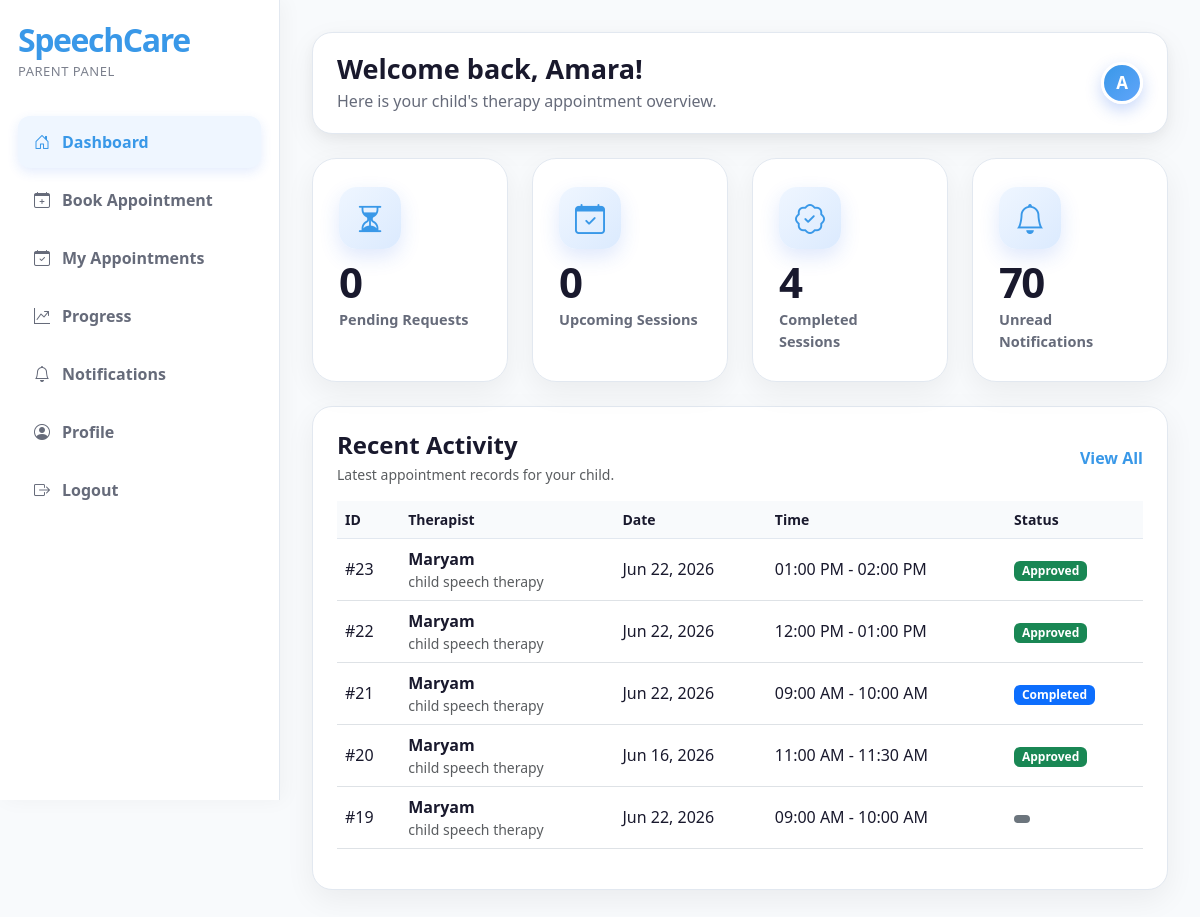
The page /parent/dashboard.php (signed in) on the database its author committed.
### tables this page shows
CREATE TABLE `appointments` (
  `appointment_id` int(11) NOT NULL,
  `parent_id` int(11) NOT NULL,
  `child_id` int(11) NOT NULL,
  `therapist_id` int(11) NOT NULL,
  `slot_id` int(11) NOT NULL,
  `appointment_date` date NOT NULL,
  `start_time` time NOT NULL,
  `end_time` time NOT NULL,
  `status` enum('pending','approved','rejected','completed','needs_rescheduling') DEFAULT 'pending',
  `parent_message` text DEFAULT NULL,
  `admin_note` text DEFAULT NULL,
  `rejection_reason` text DEFAULT NULL,
  `reschedule_reason` text DEFAULT NULL,
  `created_at` timestamp NOT NULL DEFAULT current_timestamp(),
  `updated_at` timestamp NOT NULL DEFAULT current_timestamp() ON UPDATE current_timestamp(),
  `parent_24hr_reminder_sent` tinyint(1) DEFAULT 0,
  `therapist_24hr_reminder_sent` tinyint(1) DEFAULT 0
);

CREATE TABLE `therapists` (
  `therapist_id` int(11) NOT NULL,
  `full_name` varchar(150) NOT NULL,
  `email` varchar(150) NOT NULL,
  `phone` varchar(30) NOT NULL,
  `qualification` varchar(150) NOT NULL,
  `specialization` varchar(150) NOT NULL,
  `experience` varchar(100) DEFAULT NULL,
  `password` varchar(255) DEFAULT NULL,
  `status` enum('active','inactive') DEFAULT 'active',
  `created_at` timestamp NOT NULL DEFAULT current_timestamp(),
  `updated_at` timestamp NOT NULL DEFAULT current_timestamp() ON UPDATE current_timestamp(),
  `reset_token` varchar(255) DEFAULT NULL,
  `token_expiry` datetime DEFAULT NULL
);

### includes/functions.php (called while the page is built, shortened)
<?php
function escapeOutput($data) {
    return htmlspecialchars($data ?? "", ENT_QUOTES, "UTF-8");
}
function formatDateNice($date) {
    return date("M d, Y", strtotime($date));
}
function formatTimeNice($time) {
    return date("h:i A", strtotime($time));
}
function getAppointmentStatusBadgeClass($status) {
    if ($status === "approved") {
        return "bg-success";
    }
    if ($status === "completed") {
        return "bg-primary";
    }
    return "bg-secondary";
}
function displayStatusText($status) {
    return ucwords(str_replace("_", " ", $status));
}
?>

### includes/notification_functions.php (called while the page is built, shortened)
<?php
function getUnreadNotificationCount($conn, $user_type, $user_id) {
    $sql = "SELECT COUNT(*) AS total
            FROM notifications
            WHERE user_type = ?
            AND user_id = ?
            AND status = 'unread'";
    $stmt = mysqli_prepare($conn, $sql);
    mysqli_stmt_bind_param($stmt, "si", $user_type, $user_id);
    mysqli_stmt_execute($stmt);
    $result = mysqli_stmt_get_result($stmt);
    $row = mysqli_fetch_assoc($result);
    return $row["total"] ?? 0;
}
?>

### parent/dashboard.php (the view, shortened to what this page needs)
<?php
include "../includes/auth_parent.php";
include "../includes/functions.php";
include "../includes/notification_functions.php";
$parent_id = $_SESSION["parent_id"];
$parent_name = $_SESSION["parent_name"] ?? "Parent";
$pending_sql = "SELECT COUNT(*) AS total
                FROM appointments
                WHERE parent_id = ?
                AND status = 'pending'";
$pending_stmt = mysqli_prepare($conn, $pending_sql);
mysqli_stmt_bind_param($pending_stmt, "i", $parent_id);
mysqli_stmt_execute($pending_stmt);
$pending_result = mysqli_stmt_get_result($pending_stmt);
$pending_count = mysqli_fetch_assoc($pending_result)["total"];
$upcoming_sql = "SELECT COUNT(*) AS total
                 FROM appointments
                 WHERE parent_id = ?
                 AND status = 'approved'
                 AND appointment_date >= CURDATE()";
$upcoming_stmt = mysqli_prepare($conn, $upcoming_sql);
mysqli_stmt_bind_param($upcoming_stmt, "i", $parent_id);
mysqli_stmt_execute($upcoming_stmt);
$upcoming_result = mysqli_stmt_get_result($upcoming_stmt);
$upcoming_count = mysqli_fetch_assoc($upcoming_result)["total"];
$completed_sql = "SELECT COUNT(*) AS total
                  FROM appointments
                  WHERE parent_id = ?
                  AND status = 'completed'";
$completed_stmt = mysqli_prepare($conn, $completed_sql);
mysqli_stmt_bind_param($completed_stmt, "i", $parent_id);
mysqli_stmt_execute($completed_stmt);
$completed_result = mysqli_stmt_get_result($completed_stmt);
$completed_count = mysqli_fetch_assoc($completed_result)["total"];
$unread_notifications = getUnreadNotificationCount($conn, "parent", $parent_id);
$recent_sql = "SELECT
                    a.appointment_id,
                    a.appointment_date,
                    a.start_time,
                    a.end_time,
                    a.status,
                    t.full_name AS therapist_name,
                    t.specialization
               FROM appointments a
               INNER JOIN therapists t ON a.therapist_id = t.therapist_id
               WHERE a.parent_id = ?
               ORDER BY a.created_at DESC
               LIMIT 5";
$recent_stmt = mysqli_prepare($conn, $recent_sql);
mysqli_stmt_bind_param($recent_stmt, "i", $parent_id);
mysqli_stmt_execute($recent_stmt);
$recent_result = mysqli_stmt_get_result($recent_stmt);
?>
<!DOCTYPE html>
<html lang="en">
<head>
    <link href="https://cdn.jsdelivr.net/npm/bootstrap@5.3.3/dist/css/bootstrap.min.css" rel="stylesheet">
    <link href="https://cdn.jsdelivr.net/npm/bootstrap-icons@1.11.3/font/bootstrap-icons.css" rel="stylesheet">
    <link rel="stylesheet" href="../assets/css/dashboard.css">
</head>
<body>
<div class="dashboard-wrapper">
    <aside class="sidebar">
        <div class="sidebar-logo">SpeechCare</div>
        <div class="sidebar-subtitle">Parent Panel</div>
        <nav class="sidebar-menu">
            <a href="dashboard.php" class="active"><i class="bi bi-house-door"></i> Dashboard</a>
            <a href="book-appointment.php"><i class="bi bi-calendar-plus"></i> Book Appointment</a>
            <a href="my-appointments.php"><i class="bi bi-calendar-check"></i> My Appointments</a>
             <a href="progress.php" ><i class="bi bi-graph-up-arrow"></i> Progress</a>
            <a href="notifications.php"><i class="bi bi-bell"></i> Notifications</a>
            <a href="profile.php"><i class="bi bi-person-circle"></i> Profile</a>
            <a href="../logout.php"><i class="bi bi-box-arrow-right"></i> Logout</a>
        </nav>
    </aside>
    <main class="main-content">
        <div class="top-bar d-flex justify-content-between align-items-center flex-wrap gap-3">
            <div>
                <h1 class="page-title">Welcome back, <?php echo escapeOutput($parent_name); ?>!</h1>
                <p class="page-subtitle">Here is your child's therapy appointment overview.</p>
            </div>
            <div class="profile-circle">
                <?php echo strtoupper(substr($parent_name, 0, 1)); ?>
            </div>
        </div>
        <div class="row g-4 mb-4">
            <div class="col-xl-3 col-md-6">
                <div class="stat-card">
                    <div class="stat-icon"><i class="bi bi-hourglass-split"></i></div>
                    <div class="stat-number"><?php echo $pending_count; ?></div>
                    <div class="stat-label">Pending Requests</div>
                </div>
            </div>
            <div class="col-xl-3 col-md-6">
                <div class="stat-card">
                    <div class="stat-icon"><i class="bi bi-calendar-check"></i></div>
                    <div class="stat-number"><?php echo $upcoming_count; ?></div>
                    <div class="stat-label">Upcoming Sessions</div>
                </div>
            </div>
            <div class="col-xl-3 col-md-6">
                <div class="stat-card">
                    <div class="stat-icon"><i class="bi bi-patch-check"></i></div>
                    <div class="stat-number"><?php echo $completed_count; ?></div>
                    <div class="stat-label">Completed Sessions</div>
                </div>
            </div>
            <div class="col-xl-3 col-md-6">
                <div class="stat-card">
                    <div class="stat-icon"><i class="bi bi-bell"></i></div>
                    <div class="stat-number"><?php echo $unread_notifications; ?></div>
                    <div class="stat-label">Unread Notifications</div>
                </div>
            </div>
        </div>
        <div class="content-card">
            <div class="d-flex justify-content-between align-items-center flex-wrap gap-3 mb-3">
                <div>
                    <h4 class="fw-bold mb-1">Recent Activity</h4>
                    <p class="text-muted small mb-0">Latest appointment records for your child.</p>
                </div>
                <a href="my-appointments.php" class="fw-bold text-decoration-none" style="color:#3998E8;">
                    View All
                </a>
            </div>
            <div class="table-responsive">
                <table class="table align-middle">
                    <thead>
                        <tr>
                            <th>ID</th>
                            <th>Therapist</th>
                            <th>Date</th>
                            <th>Time</th>
                            <th>Status</th>
                        </tr>
                    </thead>
                    <tbody>
                        <?php if (mysqli_num_rows($recent_result) > 0) { ?>
                            <?php while ($row = mysqli_fetch_assoc($recent_result)) { ?>
                                <tr>
                                    <td>#<?php echo escapeOutput($row["appointment_id"]); ?></td>
                                    <td>
                                        <strong><?php echo escapeOutput($row["therapist_name"]); ?></strong>
                                        <div class="small text-muted">
                                            <?php echo escapeOutput($row["specialization"]); ?>
                                        </div>
                                    </td>
                                    <td><?php echo formatDateNice($row["appointment_date"]); ?></td>
                                    <td>
                                        <?php echo formatTimeNice($row["start_time"]); ?>
                                        -
                                        <?php echo formatTimeNice($row["end_time"]); ?>
                                    </td>
                                    <td>
                                        <span class="badge <?php echo getAppointmentStatusBadgeClass($row["status"]); ?>">
                                            <?php echo displayStatusText($row["status"]); ?>
                                        </span>
                                    </td>
                                </tr>
                            <?php } ?>
                        <?php } ?>
                    </tbody>
                </table>
            </div>
        </div>
    </main>
</div>
</body>
</html>

### assets/css/dashboard.css (style rules this page uses)
:root { --primary-blue: #3998E8; --primary-blue-dark: #1F7FD1; --primary-blue-light: #E8F4FF; --sidebar-bg: #ffffff; --sidebar-active-bg: #eff6ff; --sidebar-hover-bg: #f1f5f9; --soft-bg: #f8fafc; --dark-text: #19192D; --gray-text: #666B7A; --light-border: #e2e8f0; --medium-border: #cbd5e1; --success: #2CB67D; --warning: #F6B23D; --danger: #E85C5C; --admin-dark: #F3F9FF; }
body { font-family: 'Segoe UI', sans-serif; background: var(--soft-bg); color: var(--dark-text); }
.dashboard-wrapper { min-height: 100vh; display: flex; }
.sidebar { width: 280px; min-height: 100vh; background: var(--sidebar-bg); border-right: 1px solid var(--light-border); box-shadow: 4px 0 20px rgba(0, 0, 0, 0.04); padding: 24px 18px; position: fixed; left: 0; top: 0; }
.sidebar-logo { font-family: 'Segoe UI', sans-serif; font-size: 32px; font-weight: 600; letter-spacing: -1.4px; color: var(--primary-blue); margin-bottom: 6px; line-height: 1; }
.sidebar-subtitle { font-size: 13px; font-weight: 500; color: var(--gray-text); letter-spacing: 0.5px; margin-bottom: 34px; opacity: 0.85; text-transform: uppercase; }
.sidebar-menu a { display: flex; align-items: center; gap: 12px; padding: 14px 16px; border-radius: 12px; color: var(--gray-text); text-decoration: none; margin-bottom: 6px; font-weight: 600; transition: 0.2s ease; }
.sidebar-menu a:hover, .sidebar-menu a.active { background: var(--sidebar-active-bg); color: var(--primary-blue); box-shadow: 0 4px 12px rgba(37, 99, 235, 0.12); }
.sidebar-menu a i, .sidebar-menu a svg { color: inherit; }
.main-content { background: var(--soft-bg); margin-left: 280px; width: calc(100% - 280px); padding: 32px; }
.top-bar { background: #ffffff; border: 1px solid var(--light-border); border-radius: 20px; padding: 20px 24px; box-shadow: 0 10px 30px rgba(0, 0, 0, 0.06), 0 4px 12px rgba(0, 0, 0, 0.04); margin-bottom: 24px; transition: all 0.3s ease; }
.page-title { font-size: 27px; font-weight: 700; color: var(--dark-text); margin-bottom: 4px; }
.page-subtitle { color: var(--gray-text); margin: 0; }
.profile-circle { width: 42px; height: 42px; border-radius: 50%; background: linear-gradient(135deg, var(--primary-blue), #60a5fa); color: #ffffff; display: flex; justify-content: center; align-items: center; font-weight: 700; font-size: 17px; box-shadow: 0 6px 16px rgba(37, 99, 235, 0.25); transition: all 0.3s ease; border: 3px solid #ffffff; }
.stat-card { background: #ffffff; border: 1px solid var(--light-border); border-radius: 24px; padding: 28px 26px; height: 100%; position: relative; overflow: hidden; transition: all 0.4s cubic-bezier(0.4, 0, 0.2, 1); box-shadow: 0 10px 30px rgba(0, 0, 0, 0.06); }
.stat-card::before { content: ''; position: absolute; top: 0; left: 0; width: 100%; height: 4px; background: linear-gradient(90deg, var(--primary-blue), #60a5fa); opacity: 0; transition: opacity 0.3s ease; }
.stat-icon { width: 62px; height: 62px; border-radius: 18px; background: linear-gradient(135deg, #eff6ff, #dbeafe); color: var(--primary-blue); display: flex; align-items: center; justify-content: center; font-size: 30px; box-shadow: 0 8px 20px rgba(37, 99, 235, 0.15); transition: all 0.3s ease; margin-bottom: 12px; }
.stat-number { font-size: 42px; font-weight: 700; line-height: 1; letter-spacing: -1.8px; color: var(--dark-text); margin-bottom: 6px; transition: all 0.3s ease; }
.stat-label { font-size: 14.5px; font-weight: 600; color: var(--gray-text); text-transform: none; }
.content-card { background: #ffffff; border: 1px solid var(--light-border); border-radius: 20px; padding: 24px; box-shadow: 0 10px 30px rgba(0, 0, 0, 0.06); }
.table thead th { background: var(--soft-bg); color: var(--dark-text); font-size: 14px; border-bottom: 1px solid var(--light-border); }
.table td { vertical-align: middle; color: var(--dark-text); }

### rows shown on the page
appointments: appointment_id "23", therapist.full_name "Maryam", therapist.specialization "child speech therapy", appointment_date "Jun 22, 2026", start_time "01:00 PM", end_time "02:00 PM", status "Approved"
appointments: appointment_id "22", therapist.full_name "Maryam", therapist.specialization "child speech therapy", appointment_date "Jun 22, 2026", start_time "12:00 PM", end_time "01:00 PM", status "Approved"
appointments: appointment_id "21", therapist.full_name "Maryam", therapist.specialization "child speech therapy", appointment_date "Jun 22, 2026", start_time "09:00 AM", end_time "10:00 AM", status "Completed"
appointments: appointment_id "20", therapist.full_name "Maryam", therapist.specialization "child speech therapy", appointment_date "Jun 16, 2026", start_time "11:00 AM", end_time "11:30 AM", status "Approved"
appointments: appointment_id "19", therapist.full_name "Maryam", therapist.specialization "child speech therapy", appointment_date "Jun 22, 2026", start_time "09:00 AM", end_time "10:00 AM"

### other values the page prints
escapeOutput($parent_name) "Amara"
substr($parent_name, 0, 1) "A"
$pending_count "0"
$upcoming_count "0"
$completed_count "4"
$unread_notifications "70"
